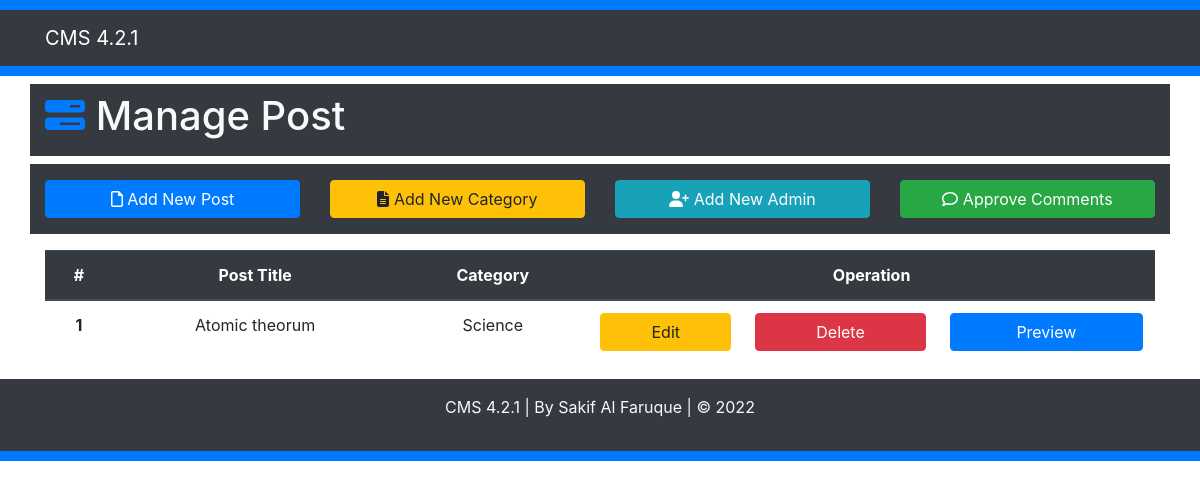
/post_dashboard.php, run on an earlier commit of the app's database.
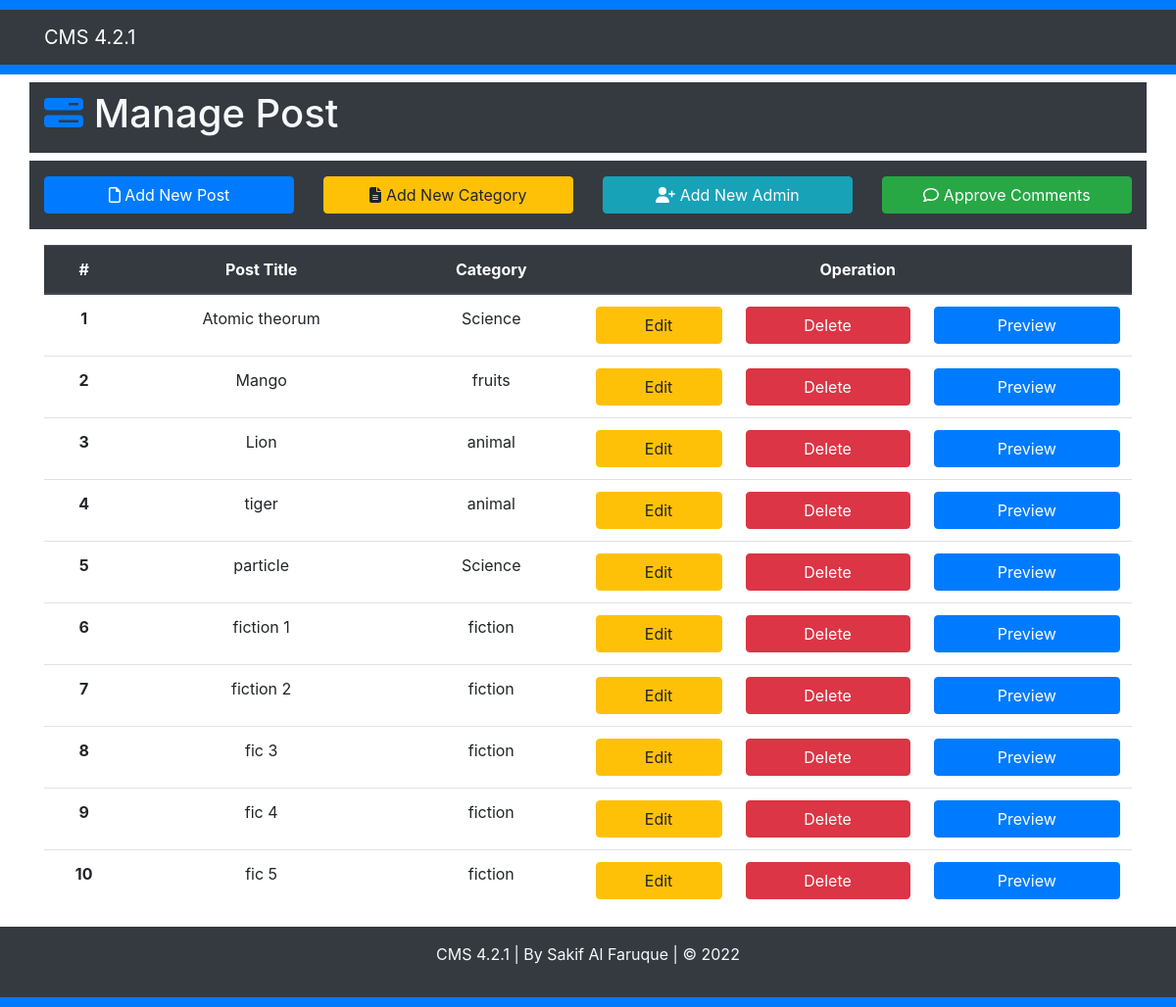
And on a later commit of the database.
### tables this page shows
CREATE TABLE `post` (
  `id` int(5) NOT NULL,
  `post_title` varchar(50) NOT NULL,
  `category_title` varchar(50) NOT NULL,
  `author` varchar(50) NOT NULL,
  `post_description` varchar(200) NOT NULL,
  `post_img` varchar(50) DEFAULT NULL,
  `datetime` varchar(50) NOT NULL
);

### include/db_operation.php (called while the page is built, shortened)
<?php
    function GetAllData($table){
        $conn = MakeConnection();
        $query = "SELECT * FROM ".$table;
        $stmt = $conn->prepare($query);
        $stmt->execute();
        $stmt->setFetchMode(PDO::FETCH_ASSOC);
        $data = $stmt->fetchAll();
        return $data;
    }
?>

### post_dashboard.php (the view)
<?php
    require "header.php";
    require "include/db_operation.php";
?>
    <header>
        <div class="container my-2">
            <div class="row">
                <div class="col-md-12 bg-dark py-2">
                    <h1 class="text-light"><i class="fa-solid fa-bars-progress text-primary"></i></i> Manage Post</h1>
                </div>
            </div>
        </div>
    </header>
    <section class="manage-post">
        <div class="container">
            <div class="row py-3 mb-3 bg-dark">
                <div class="col-md-3"><a class="btn btn-primary btn-block" href="#"><i class="fa-regular fa-file"></i></i> Add New Post</a></div>
                <div class="col-md-3"><a class="btn btn-warning btn-block" href="#"><i class="fas fa-file-alt"></i></i> Add New Category</a></div>
                <div class="col-md-3"><a class="btn btn-info btn-block" href="#"><i class="fa-solid fa-user-plus"></i> Add New Admin</a></div>
                <div class="col-md-3"><a class="btn btn-success btn-block" href="#"><i class="far fa-comment"></i> Approve Comments</a></div>
            </div>
        </div>
    </section>
    <section class="show-post">
        <div class="container">
            <div class="row">
                <div class="col-md-12">
                    <table class="table text-center">
                        <thead class="thead-dark">
                            <tr>
                                <th scope="col">#</th>
                                <th scope="col">Post Title</th>
                                <th scope="col" >Category</th>
                                <th scope="col" colspan="3">Operation</th>
                            </tr>
                        </thead>
                        <tbody>
                            <?php
                                $serial = 0;
                                foreach(GetAllData("post") as $data){
                            ?>
                            <tr>
                                <th scope="row"><?php echo ++$serial; ?></th>
                                <td><?php
                                    if(strlen($data["post_title"]) > 20){
                                        echo substr($data["post_title"], 0, 18)." ... ";
                                    }else{
                                        echo $data["post_title"];
                                    }
                                ?></td>
                                <td><?php
                                    if(strlen($data["category_title"]) > 20){
                                        echo substr($data["category_title"], 0, 18)." ... ";
                                    }else{
                                        echo $data["category_title"];
                                    }
                                ?></td>
                                <td><a href="post_edit.php?id=<?php echo $data["id"]; ?>" class="btn btn-block btn-warning">Edit</a></td>
                                <td><a href="post_delete.php?id=<?php echo $data["id"]; ?>" class="btn btn-block btn-danger">Delete</a></td>
                                <td><a href="post_preview.php?id=<?php echo $data["id"]; ?>" class="btn btn-block btn-primary">Preview</a></td>
                            </tr>
                            <?php } ?>
                        </tbody>
                    </table>
                </div>
            </div>
        </div>
    </section>
<?php require "footer.php"; ?>

### header.php (shortened to what this page needs)
<!DOCTYPE html>
<html lang="en">
<head>
    <link rel="stylesheet" href="css/bootstrap.min.css">
    <link rel="stylesheet" href="css/all.min.css">
    <link rel="stylesheet" href="css/style.css">
</head>
<body>
    <div class="element-upper bg-primary" style="height: 10px; width: 100%;"></div>
    <nav class="navbar navbar-expand-lg navbar-dark bg-dark">
        <div class="container">
            <a class="navbar-brand" href="/CMS-4.2.1/">CMS 4.2.1</a>
        </div>
    </nav>
    <div class="element-lower bg-primary" style="height: 10px; width: 100%;"></div>

### footer.php (shortened to what this page needs)
    <footer class="bg-dark text-light py-3">
        <div class="container">
            <p class="text-center">CMS 4.2.1 | By <span class="text-green">Sakif Al Faruque</span> | &copy; <span id="copy-year"></span><?php  ?></p>
        </div>
    </footer>
    <div class="element-lower bg-primary" style="height: 10px; width: 100%;"></div>
</body>
</html>

What changed in the data, as far as the page shows it:
added post: post_title "Mango", category_title "fruits"
added post: post_title "Lion", category_title "animal"
added post: post_title "tiger", category_title "animal"
added post: post_title "particle", category_title "Science"
added post: post_title "fiction 1", category_title "fiction"
added post: post_title "fiction 2", category_title "fiction"
added post: post_title "fic 3", category_title "fiction"
added post: post_title "fic 4", category_title "fiction"
added post: post_title "fic 5", category_title "fiction"
